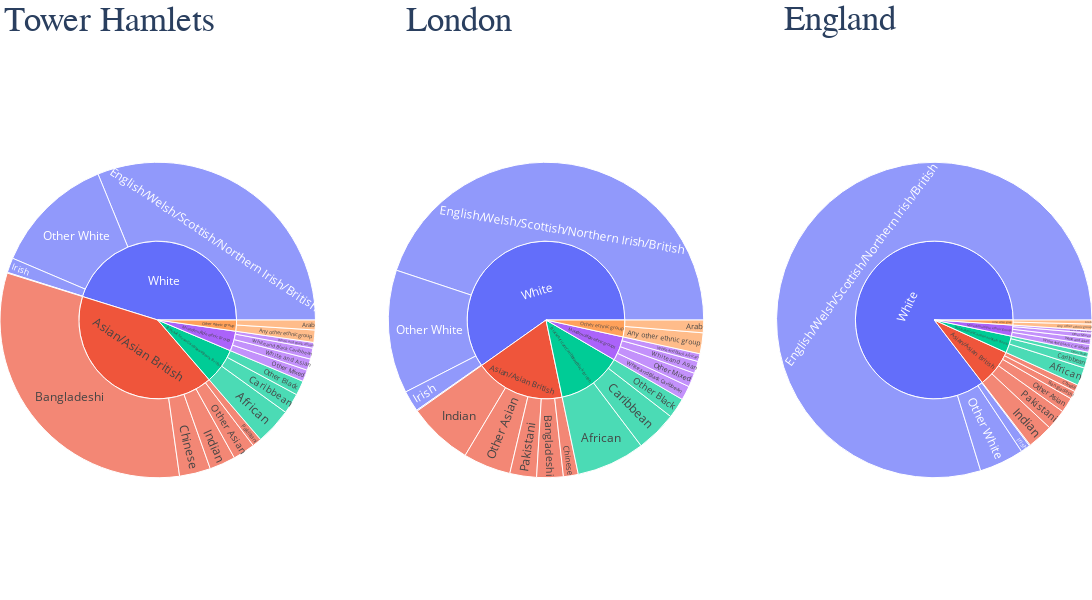

Source (notebook cell):
### Code cell
#FORMAT SUBPLOTS USING PLOTLY GRAPH OBJECTS 

new_fig=make_subplots(1, 3, specs=[[{"type": "domain"}, {"type": "domain"},{"type": "domain"}]], subplot_titles=('Tower Hamlets','London','England'))

new_fig.add_trace(go.Sunburst(
                labels=tower_hamlets['data'][0]['labels'].tolist(),
                parents=tower_hamlets['data'][0]['parents'].tolist(),
                values=tower_hamlets['data'][0]['values'].tolist(),
                branchvalues='total'
                            ),1,1)


new_fig.add_trace(go.Sunburst(
                labels=london['data'][0]['labels'].tolist(),
                parents=london['data'][0]['parents'].tolist(),
                values=london['data'][0]['values'].tolist(),
                branchvalues='total'
                            ),1,2)

new_fig.add_trace(go.Sunburst(
                labels=england['data'][0]['labels'].tolist(),
                parents=england['data'][0]['parents'].tolist(),
                values=england['data'][0]['values'].tolist(),
                branchvalues='total'
                            ),1,3)



new_fig.update_traces(hovertemplate ='<b>Ethnic Group:</b> %{label} <br><b>Percentage:</b> %{value:.2f}%<br></b><extra></extra>')  

new_fig.update_layout(height=600, width=1350,
                        margin = dict(t=40, b=0, r=0, l=0),
                        #title='Ethnicity- 2011'
                        )

new_fig.update_annotations(font=dict(family="Helvetica", size=35))

new_fig.layout.annotations[0].update(x=0.1)
new_fig.layout.annotations[1].update(x=0.42)
new_fig.layout.annotations[2].update(x=0.77)

new_fig.show()

### Figure 1 — Plotly figure (JSON) as saved in the notebook; plotly's stock layout.template omitted (floating-point values rounded to 4 significant figures)
{"data": [{"branchvalues": "total", "domain": {"x": [0, 0.2889], "y": [0, 1]}, "hovertemplate": "<b>Ethnic Group:</b> %{label} <br><b>Percentage:</b> %{value:.2f}%<br></b><extra></extra>", "labels": [" African", " Any other ethnic group", " Arab", " Bangladeshi", " Caribbean", " Chinese", " English/Welsh/Scottish/Northern Irish/British", " Gypsy or Irish Traveller", " Indian", " Irish", " Other Asian", " Other Black", " Other Mixed", " Other White", " Pakistani", " White and Asian", " White and Black African", " White and Black Caribbean", "Asian/Asian British", "Black/African/Caribbean/Black British", "Mixed/multiple ethnic groups", "Other ethnic group", "White"], "parents": ["Black/African/Caribbean/Black British", "Other ethnic group", "Other ethnic group", "Asian/Asian British", "Black/African/Caribbean/Black British", "Asian/Asian British", "White", "White", "Asian/Asian British", "White", "Asian/Asian British", "Black/African/Caribbean/Black British", "Mixed/multiple ethnic groups", "White", "Asian/Asian British", "Mixed/multiple ethnic groups", "Mixed/multiple ethnic groups", "Mixed/multiple ethnic groups", "", "", "", "", ""], "type": "sunburst", "values": [3.737, 1.265, 1.013, 32.03, 2.102, 3.191, 31.18, 0.06887, 2.671, 1.52, 2.277, 1.493, 1.202, 12.42, 0.9611, 1.165, 0.5939, 1.117, 41.13, 7.331, 4.077, 2.277, 45.19]}, {"branchvalues": "total", "domain": {"x": [0.3556, 0.6444], "y": [0, 1]}, "hovertemplate": "<b>Ethnic Group:</b> %{label} <br><b>Percentage:</b> %{value:.2f}%<br></b><extra></extra>", "labels": [" African", " Any other ethnic group", " Arab", " Bangladeshi", " Caribbean", " Chinese", " English/Welsh/Scottish/Northern Irish/British", " Gypsy or Irish Traveller", " Indian", " Irish", " Other Asian", " Other Black", " Other Mixed", " Other White", " Pakistani", " White and Asian", " White and Black African", " White and Black Caribbean", "Asian/Asian British", "Black/African/Caribbean/Black British", "Mixed/multiple ethnic groups", "Other ethnic group", "White"], "parents": ["Black/African/Caribbean/Black British", "Other ethnic group", "Other ethnic group", "Asian/Asian British", "Black/African/Caribbean/Black British", "Asian/Asian British", "White", "White", "Asian/Asian British", "White", "Asian/Asian British", "Black/African/Caribbean/Black British", "Mixed/multiple ethnic groups", "White", "Asian/Asian British", "Mixed/multiple ethnic groups", "Mixed/multiple ethnic groups", "Mixed/multiple ethnic groups", "", "", "", "", ""], "type": "sunburst", "values": [7.021, 2.141, 1.297, 2.718, 4.216, 1.52, 44.89, 0.1003, 6.641, 2.153, 4.875, 2.081, 1.454, 12.65, 2.738, 1.242, 0.8011, 1.461, 18.49, 13.32, 4.958, 3.438, 59.79]}, {"branchvalues": "total", "domain": {"x": [0.7111, 1], "y": [0, 1]}, "hovertemplate": "<b>Ethnic Group:</b> %{label} <br><b>Percentage:</b> %{value:.2f}%<br></b><extra></extra>", "labels": [" African", " Any other ethnic group", " Arab", " Bangladeshi", " Caribbean", " Chinese", " English/Welsh/Scottish/Northern Irish/British", " Gypsy or Irish Traveller", " Indian", " Irish", " Other Asian", " Other Black", " Other Mixed", " Other White", " Pakistani", " White and Asian", " White and Black African", " White and Black Caribbean", "Asian/Asian British", "Black/African/Caribbean/Black British", "Mixed/multiple ethnic groups", "Other ethnic group", "White"], "parents": ["Black/African/Caribbean/Black British", "Other ethnic group", "Other ethnic group", "Asian/Asian British", "Black/African/Caribbean/Black British", "Asian/Asian British", "White", "White", "Asian/Asian British", "White", "Asian/Asian British", "Black/African/Caribbean/Black British", "Mixed/multiple ethnic groups", "White", "Asian/Asian British", "Mixed/multiple ethnic groups", "Mixed/multiple ethnic groups", "Mixed/multiple ethnic groups", "", "", "", "", ""], "type": "sunburst", "values": [1.844, 0.6177, 0.4169, 0.8234, 1.115, 0.7159, 79.75, 0.1036, 2.633, 0.9752, 1.546, 0.5241, 0.5338, 4.584, 2.098, 0.6276, 0.3047, 0.784, 7.816, 3.483, 2.25, 1.035, 85.42]}], "layout": {"annotations": [{"font": {"family": "Helvetica", "size": 35}, "showarrow": false, "text": "Tower Hamlets", "x": 0.1, "xanchor": "center", "xref": "paper", "y": 1, "yanchor": "bottom", "yref": "paper"}, {"font": {"family": "Helvetica", "size": 35}, "showarrow": false, "text": "London", "x": 0.42, "xanchor": "center", "xref": "paper", "y": 1, "yanchor": "bottom", "yref": "paper"}, {"font": {"family": "Helvetica", "size": 35}, "showarrow": false, "text": "England", "x": 0.77, "xanchor": "center", "xref": "paper", "y": 1, "yanchor": "bottom", "yref": "paper"}], "height": 600, "margin": {"b": 0, "l": 0, "r": 0, "t": 40}, "width": 1350}}
